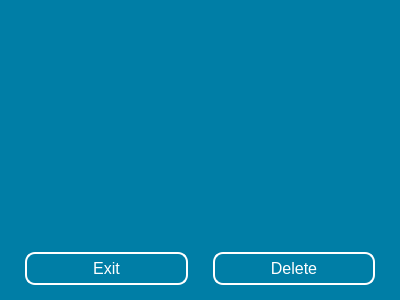
<?xml version="1.0" encoding="UTF-8"?>
<ui version="4.0">
 <class>DeleteWindow</class>
 <widget class="QDialog" name="DeleteWindow">
  <property name="geometry">
   <rect>
    <x>0</x>
    <y>0</y>
    <width>400</width>
    <height>300</height>
   </rect>
  </property>
  <property name="windowTitle">
   <string>Delete Notes</string>
  </property>
  <property name="styleSheet">
   <string notr="true">QPushButton {
	color: white;
	font-size: 16px;
	border: 2px solid white;
	border-radius: 10px;
	background-color: transparent;
	padding: 5px;
}

QPushButton:pressed {
	color: #007ea6;
	background-color: white;
}

QDialog {
	background-color: #007ea6;
}

QCheckBox {
	color: white;
	font-size: 16px;
}

QWidget {
	background-color: #007ea6;
}</string>
  </property>
  <layout class="QVBoxLayout" name="verticalLayout">
   <property name="spacing">
    <number>0</number>
   </property>
   <property name="leftMargin">
    <number>0</number>
   </property>
   <property name="topMargin">
    <number>0</number>
   </property>
   <property name="rightMargin">
    <number>0</number>
   </property>
   <property name="bottomMargin">
    <number>0</number>
   </property>
   <item>
    <widget class="QScrollArea" name="scrl_area_delete_notes">
     <property name="styleSheet">
      <string notr="true"/>
     </property>
     <property name="frameShape">
      <enum>QFrame::NoFrame</enum>
     </property>
     <property name="widgetResizable">
      <bool>true</bool>
     </property>
     <widget class="QWidget" name="scrl_area_widget">
      <property name="geometry">
       <rect>
        <x>0</x>
        <y>0</y>
        <width>400</width>
        <height>237</height>
       </rect>
      </property>
      <layout class="QVBoxLayout" name="verticalLayout_2"/>
     </widget>
    </widget>
   </item>
   <item>
    <layout class="QHBoxLayout" name="hbox_btn_container">
     <property name="spacing">
      <number>25</number>
     </property>
     <property name="leftMargin">
      <number>25</number>
     </property>
     <property name="topMargin">
      <number>15</number>
     </property>
     <property name="rightMargin">
      <number>25</number>
     </property>
     <property name="bottomMargin">
      <number>15</number>
     </property>
     <item>
      <widget class="QPushButton" name="btn_discard">
       <property name="text">
        <string>Exit</string>
       </property>
      </widget>
     </item>
     <item>
      <widget class="QPushButton" name="btn_delete">
       <property name="text">
        <string>Delete</string>
       </property>
      </widget>
     </item>
    </layout>
   </item>
  </layout>
 </widget>
 <resources/>
 <connections/>
</ui>
